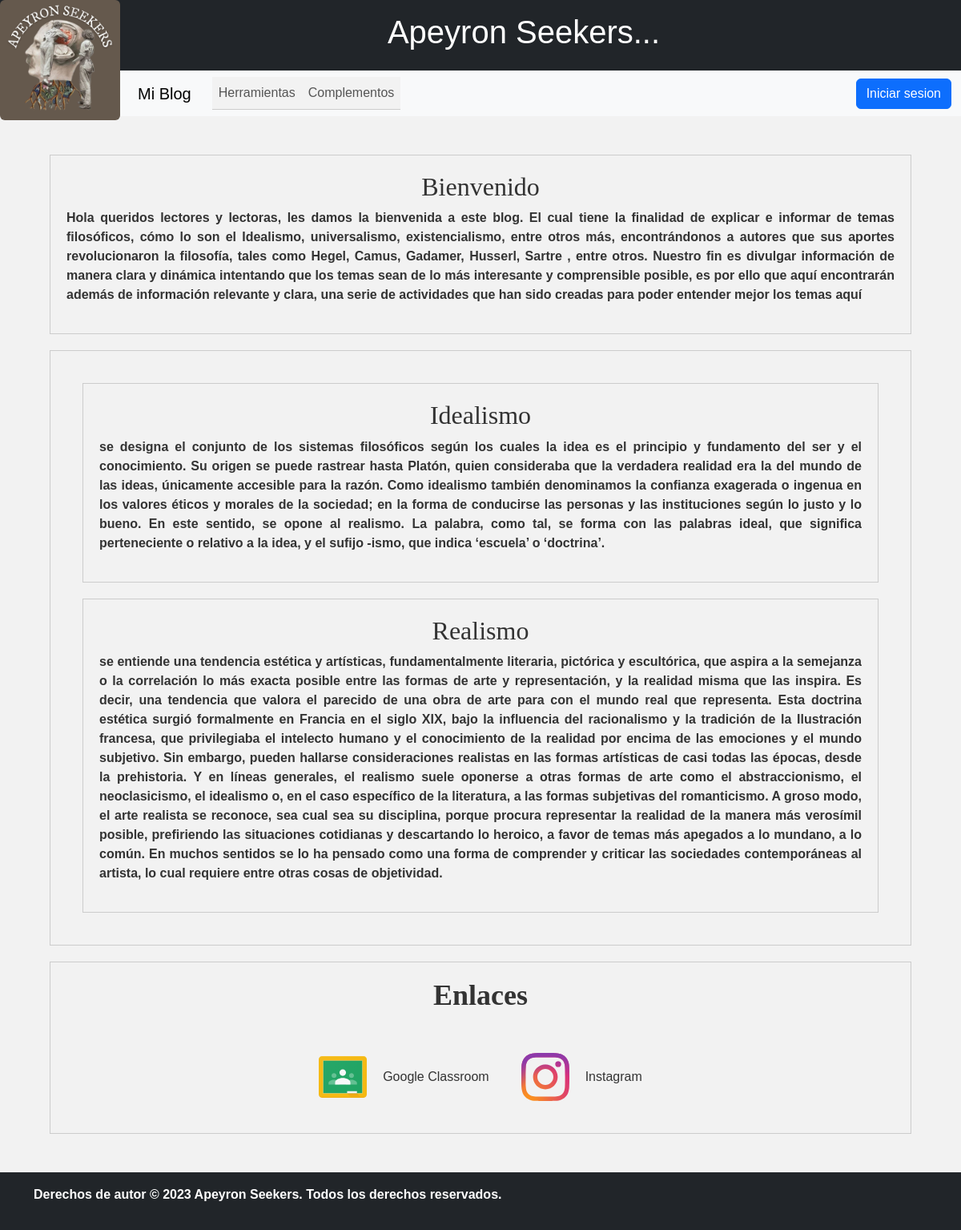
The page / on the database its author committed.
### tables this page shows
CREATE TABLE `tbl_articulo` (
  `titulo` varchar(100) NOT NULL,
  `texto` varchar(5000) NOT NULL,
  `imagen` mediumblob NOT NULL
);

### index.php (the view, shortened to what this page needs)
<!DOCTYPE html>
<html lang="en">
<head>
    <link href="https://cdn.jsdelivr.net/npm/bootstrap@5.3.0-alpha1/dist/css/bootstrap.min.css" rel="stylesheet">
    <link rel="stylesheet" type="text/css" href="css/estilos.css">
</head>
<body>
    <body>
        <img src="imagenes/logo.jpeg" class="img-fluid rounded mx-auto logo" alt="">
        <header class="bg-dark text-white py-3">
          <div class="container ">
            <h1>Apeyron Seekers...</h1>
          </div>
        </header>
        <nav class="navbar navbar-expand-lg navbar-light bg-light">
          <div class="container">
            <a class="navbar-brand" href="#">Mi Blog</a>
            <div class="collapse navbar-collapse" id="navbarNav">
              <ul class="navbar-nav">
                <li class="nav-item">
                  <a class="nav-link" href="#">Herramientas</a>
                </li>
                <li class="nav-item">
                    <a class="nav-link" href="#enl">Complementos</a>
                  </li>
              </ul>
            </div>
<button type="button" class="btn btn-primary" data-bs-toggle="modal" data-bs-target="#staticBackdrop">
  Iniciar sesion
</button>
          </div>
        </nav>
        <main class="container my-5">
          <article class="Bien" >
            <h2>Bienvenido</h2>
            <p>Hola queridos lectores y lectoras, les damos la bienvenida a este blog. El cual tiene la
                finalidad de explicar e informar de temas filosóficos, cómo lo son el Idealismo,
                universalismo, existencialismo, entre otros más, encontrándonos a autores que sus aportes
                revolucionaron la filosofía, tales como Hegel, Camus, Gadamer, Husserl, Sartre , entre
                otros.
                Nuestro fin es divulgar información de manera clara y dinámica intentando que los temas
                sean de lo más interesante y comprensible posible, es por ello que aquí encontrarán
                además de información relevante y clara, una serie de actividades que han sido creadas
                para poder entender mejor los temas aquí</p>
          </article>
          <article class="Bien" >
          <?php
require "php/conexion.php";
$resultado = mysqli_query($obj_conexion, "SELECT * FROM tbl_articulo");
$titulo_anterior = null;
while ($fila = mysqli_fetch_assoc($resultado)) {
  $titulo_actual = $fila["titulo"];
  if ($titulo_actual !== $titulo_anterior) {
    if ($titulo_anterior !== null) {
      echo "</article>";
    }
    echo "<article>";
    echo "<h2>" . $titulo_actual . "</h2>";
    echo "<p>" . $fila["texto"] . "</p>";
  }
  $titulo_anterior = $titulo_actual;
}
if ($titulo_anterior !== null) {
  echo "</article>";
}
?>
          </article>
         <article>
            <h2 class="titulo-seccion" id="enl">Enlaces</h2>
            <div class="redes-sociales">
              <a href="https://classroom.google.com/c/NTQyOTcyMDM3ODIx?cjc=4jiisru" target="_blank" rel="noreferrer noopener">
                <img src="assets/icons/class.svg" alt="Google Classroom" class="icono-red-social">
                <span class="Google Classroom">Google Classroom</span>
              </a>
              <a href="https://instagram.com/apeyronseekers?igshid=YmMyMTA2M2Y=" target="_blank" rel="noreferrer noopener">
                <img src="assets/icons/instagram.svg" alt="Instagram" class="icono-red-social">
                <span class="instagram">Instagram</span>
              </a>
            </div>
          </article>
        </main>
        <footer class="bg-dark text-white py-3">
          <div class="container">
            <p>Derechos de autor © 2023 Apeyron Seekers. Todos los derechos reservados.</p>
          </div>
        </footer>
      </body>
</body>
</html>

### css/estilos.css (style rules this page uses)
header { background-color: #333; color: #fff; text-align: center; padding: 20px; }
nav ul { list-style: none; margin: 0; padding: 0; display: flex; justify-content: space-around; background-color: #f2f2f2; border-bottom: 1px solid #ccc; }
nav li { margin: 0; padding: 0; }
nav a { display: block; padding: 10px; color: #333; text-decoration: none; }
article { margin: 20px; padding: 20px; background-color: #f2f2f2; border: 1px solid #ccc; }
article h2 { margin-top: 0; }
footer { background-color: #333; color: #fff; text-align: center; padding: 20px; }
h2 { text-align: center; font-family: cursive; }
p { text-align: justify; font-weight: bold; }
.logo { float: left; width: 150px; height: auto; }
.titulo-seccion { font-size: 36px; font-weight: bold; margin-bottom: 30px; color: #333; text-align: center; }
.redes-sociales { display: flex; flex-wrap: wrap; justify-content: center; }
.redes-sociales a { display: flex; align-items: center; margin: 20px; text-decoration: none; color: #333; }
.icono-red-social { width: 60px; margin-right: 20px; }
body { font-family: Arial, sans-serif; font-size: 16px; line-height: 1.5; color: #333; background-color: #f7f7f7; margin: 0; padding: 0; }
a { color: #0066cc; text-decoration: none; }
body { font-family: Arial, sans-serif; font-size: 16px; line-height: 1.5; margin: 0; padding: 0; background-color: #f2f2f2; color: #333; }

### rows shown on the page
tbl_articulo: titulo "Idealismo", texto "se designa el conjunto de los sistemas filosóficos según los cuales la idea es el principio y fundamento del ser y el conocimiento. Su origen se puede rastrear hasta Platón, quien consideraba que la verdadera realidad era la del mundo de las ideas, únicamente accesible para la razón. Como idealismo también denominamos la confianza exagerada o ingenua en los valores éticos y morales de la sociedad; en la forma de conducirse las personas y las instituciones según lo justo y lo bueno. En este sentido, se opone al realismo. La palabra, como tal, se forma con las palabras ideal, que significa perteneciente o relativo a la idea, y el sufijo -ismo, que indica ‘escuela’ o ‘doctrina’."
tbl_articulo: titulo "Realismo", texto "se entiende una tendencia estética y artísticas, fundamentalmente literaria, pictórica y escultórica, que aspira a la semejanza o la correlación lo más exacta posible entre las formas de arte y representación, y la realidad misma que las inspira. Es decir, una tendencia que valora el parecido de una obra de arte para con el mundo real que representa. Esta doctrina estética surgió formalmente en Francia en el siglo XIX, bajo la influencia del racionalismo y la tradición de la Ilustración francesa, que privilegiaba el intelecto humano y el conocimiento de la realidad por encima de las emociones y el mundo subjetivo. Sin embargo, pueden hallarse consideraciones realistas en las formas…"
